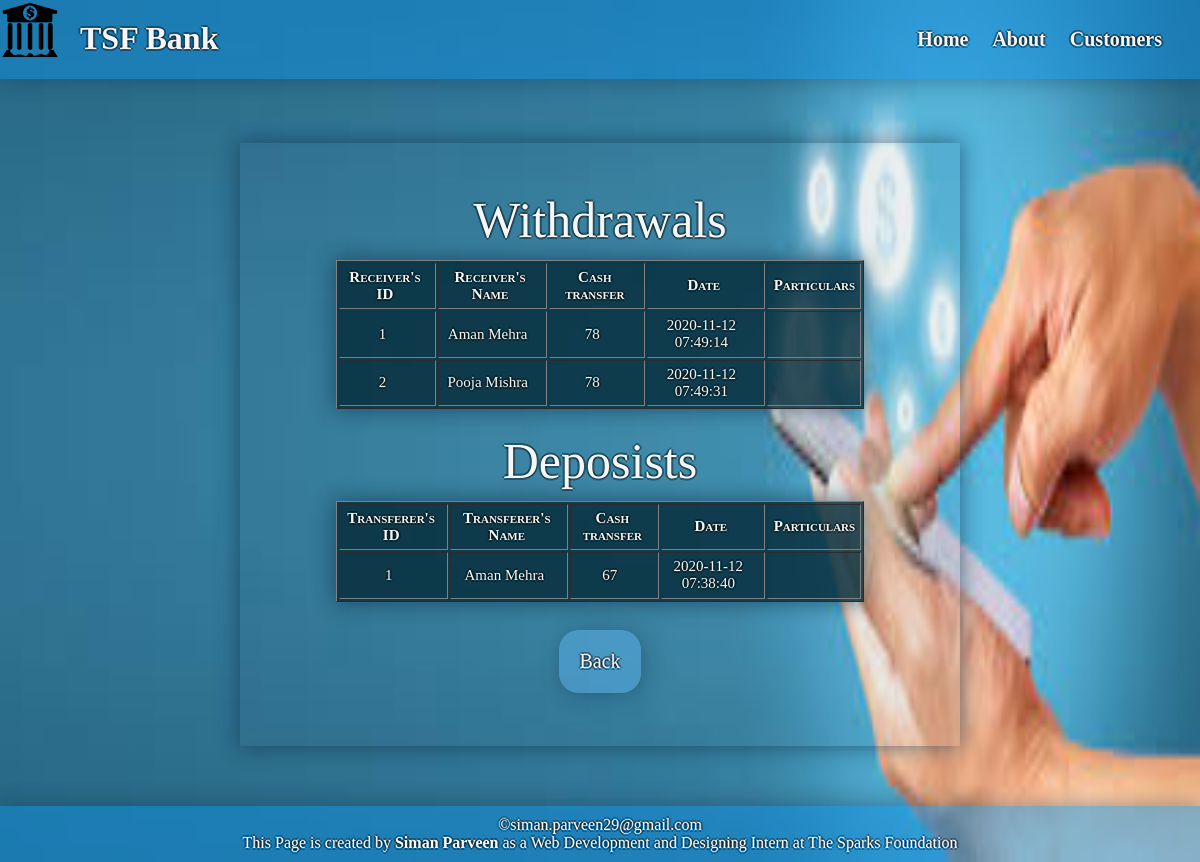
/transfer_me.php?id=4, run on the app's committed database.
### tables this page shows
CREATE TABLE `transaction` (
  `TransactionID` int(11) NOT NULL,
  `from_cust_id` int(20) NOT NULL,
  `transferername` varchar(50) NOT NULL,
  `to_cust_id` int(11) NOT NULL,
  `receivername` varchar(50) NOT NULL,
  `cashtransfer` int(20) NOT NULL,
  `transfererbalance` int(11) NOT NULL,
  `receiverbalance` int(11) NOT NULL,
  `date` datetime NOT NULL,
  `msgforreceiver` varchar(100) NOT NULL
);

### transfer_me.php (the view, shortened to what this page needs)
<!DOCTYPE html>
<html lang="en">
<head>
    <link rel="stylesheet" href="style_transfer.css">
</head>
<body>
    <header>
        <img src="logo1.png" alt="bank logo">
        <h1>TSF Bank</h1>
        <nav id="nav_bar">
            <a href="index.html">Home</a>
            <a href="about.html">About</a>
            <a href="view.php">Customers</a>
        </nav>
    </header>
    <section class="transfer">
        <?php
        $tid = $_GET['id'];
        $username="root";
        $password="";
        $db2="transaction";
        $conn = new mysqli("localhost", $username,$password,$db2) or die ("You are not Connected");
        $sqlget = "SELECT * FROM transaction WHERE from_cust_id = '$tid'";
        $sqldata = mysqli_query($conn,$sqlget) or die('Error Getting the data');
        echo "<table border='1'>";
        echo "<caption>Withdrawals</caption>";
        echo "<tr>
            <th>Receiver's ID</th>
            <th>Receiver's Name</th>
            <th>Cash transfer</th>
            <th>Date</th>
            <th>Particulars</th>
            </tr>";
        $rowcount=mysqli_num_rows($sqldata);
        for($i=1 ;$i <= $rowcount;$i++){
        while($row = mysqli_fetch_array($sqldata, MYSQLI_ASSOC)){
            echo "<tr><td>";
                echo $row['to_cust_id'];
            echo "</td><td>";
                echo $row['receivername'];
            echo "</td><td>";
                echo $row['cashtransfer'];
            echo "</td><td>";
                echo $row['date'];
            echo "</td><td>";
            echo "</td></tr>";
           }
        }
          echo "</table>";
        echo "<br/>";
        $sqlget1 = "SELECT * FROM transaction WHERE to_cust_id = '$tid'";
        $sqldata1 = mysqli_query($conn,$sqlget1) or die('Error Getting the data');
        echo "<table border='1'>";
        echo "<caption>Deposists</caption>";
        echo "<tr>
            <th>Transferer's ID</th>
            <th>Transferer's Name</th>
            <th>Cash transfer</th>
            <th>Date</th>
            <th>Particulars</th>
            </tr>";
        $rowcount=mysqli_num_rows($sqldata1);
        for($i=1 ;$i <= $rowcount;$i++){
         while($row = mysqli_fetch_array($sqldata1, MYSQLI_ASSOC)){
            echo "<tr><td>";
                echo $row['from_cust_id'];
            echo "</td><td>";
                echo $row['transferername'];
            echo "</td><td>";
                echo $row['cashtransfer'];
            echo "</td><td>";
                echo $row['date'];
            echo "</td><td>";
            echo "</td></tr>";
        }
    }
          echo "</table>";
        echo "<br/>";
        echo "<button><a href='http://localhost/bankingsytem/transfer.php?id=$tid'>Back</button>";
        ?>
    </section>
    <footer>
        &copy;siman.parveen29@gmail.com
        <p>This Page is created by <b>Siman Parveen</b> as a Web Development and Designing Intern at The Sparks Foundation</p>
    </footer>
</body>
</html>

### style_transfer.css (style rules this page uses)
* { margin: 0px; padding: 0px; font-family: 'Times New Roman', Times, serif; }
body { background-image: url("bg.jpg"); background-repeat: no-repeat; background-size: 100% 100%; color: white; }
header { display: inline-block; background-color: rgba(17, 143, 226, 0.5); width: 100%; color: whitesmoke; text-shadow: 2px 0px 0px rgba(0, 1, 2, 0.377), 0px 2px 0px rgba(0, 1, 2, 0.377), -2px 0px 0px rgba(0, 1, 2, 0.377), 0px -2px 0px rgba(0, 1, 2, 0.377); box-shadow: 2px 2px 20px rgba(17, 52, 77, 0.377); }
header h1 { margin: 20px; float: left; }
header img { float: left; width: 60px; height: 60px; }
nav { float: right; padding: 28px; }
nav a { text-decoration: none; color: whitesmoke; font-size: 20px; font-weight: bolder; padding: 10px; }
.transfer { display: inline-block; position: relative; border: transparent; font-size: 20px; background-color: rgba(60, 102, 119, 0.1); box-shadow: 2px -2px 20px rgba(17, 52, 77, 0.377), -2px 2px 20px rgba(17, 52, 77, 0.377); padding: 4% 8% 4% 8%; text-align: center; margin: 5% 20% 5% 20%; text-shadow: 2px 0px 0px rgba(0, 1, 2, 0.377), 0px 2px 0px rgba(0, 1, 2, 0.377), -2px 0px 0px rgba(0, 1, 2, 0.377), 0px -2px 0px rgba(0, 1, 2, 0.377); }
caption { font-size: 50px; margin-bottom: 2%; }
table { text-align: center; font-size: 15px; color: rgb(243, 247, 245); background-color: rgba(6, 44, 59, 0.829); box-shadow: 2px -2px 20px rgba(17, 52, 77, 0.377), -2px 2px 20px rgba(17, 52, 77, 0.377); width: 100%; }
th { font-variant: small-caps; }
td, th { padding: 1%; padding-right: 10px; }
td { padding-right: 15px; }
a { text-decoration: none; color: whitesmoke; }
button { display: inline-block; padding: 20px; border-radius: 20px; margin: 1% 10% 1% 10%; border: transparent; background-color: rgba(87, 169, 224, 0.582); color: bisque; box-shadow: 2px 2px 20px rgba(17, 52, 77, 0.377); font-size: 20px; text-shadow: 2px 0px 0px rgba(0, 1, 2, 0.377), 0px 2px 0px rgba(0, 1, 2, 0.377), -2px 0px 0px rgba(0, 1, 2, 0.377), 0px -2px 0px rgba(0, 1, 2, 0.377); }
footer { clear: both; color: white; text-shadow: 2px 0px 0px rgba(0, 1, 2, 0.377), 0px 2px 0px rgba(0, 1, 2, 0.377), -2px 0px 0px rgba(0, 1, 2, 0.377), 0px -2px 0px rgba(0, 1, 2, 0.377); text-align: center; height: 10%; padding: 10px; box-shadow: 2px -2px 20px rgba(17, 52, 77, 0.377); background-color: rgba(17, 143, 226, 0.5); }

### data on the page
transaction: to_cust "1", receivername "Aman Mehra", cashtransfer "78", date "2020-11-12 07:49:14"
transaction: to_cust "2", receivername "Pooja Mishra", cashtransfer "78", date "2020-11-12 07:49:31"
transaction: from_cust "1", transferername "Aman Mehra", cashtransfer "67", date "2020-11-12 07:38:40"
